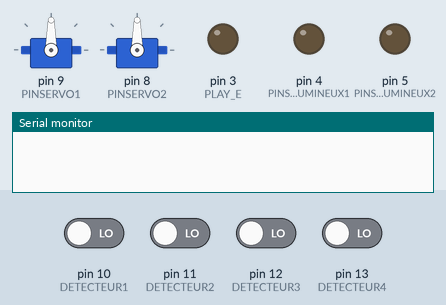
This sketch was run on a simulated Arduino Uno, built with avr-gcc and run on an emulated ATmega328P. Shown: 2 × servo, output pins drawn as LEDs (lit = HIGH), the last lines printed to the serial monitor. Dashed ring = blinking. The inputs (shaded band) are chosen by the test bench; at power-on: pin 10 (DETECTEUR1), pin 11 (DETECTEUR2), pin 12 (DETECTEUR3), pin 13 (DETECTEUR4) LOW.

Above: at 1.2 s.
1.3 s: pin 10 (DETECTEUR1) driven HIGH
At 2.11 s:
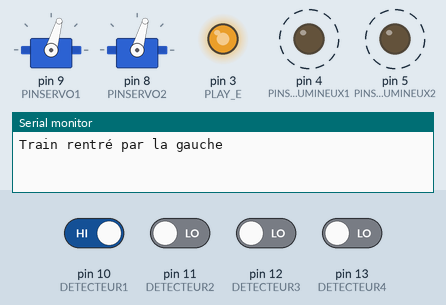
4.3 s: pin 10 (DETECTEUR1) driven LOW
7.3 s: pin 13 (DETECTEUR4) driven HIGH
10.3 s: pin 13 (DETECTEUR4) driven LOW
At 11.2 s:
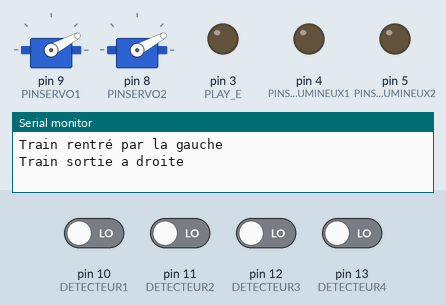
13.3 s: pin 10 (DETECTEUR1) driven HIGH
At 18.8 s:
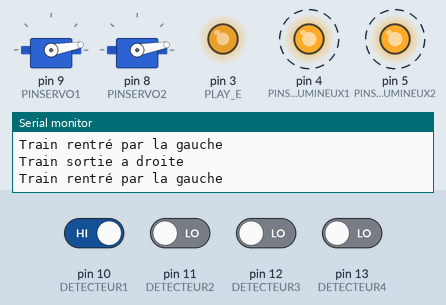
Timing chart, 0 to 20.3 s (numbered marks = the images above; inputs shaded):
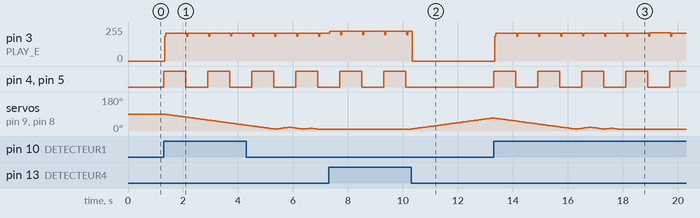

The sketch:

Code_final.ino
```cpp
/////////////////// IMPLEMENTATION DES BIBLIOTHEQUES ////////////////////////

#include <Servo.h>

/////////////////// DECLARATION DES VARIABLES ////////////////////////

///////Variables gestion LED

const int PINSIGNALLUMINEUX1 = 4;
const int PINSIGNALLUMINEUX2 = 5;
bool etatlampe = 0;
const int TEMPSALLUMAGESL = 800;
unsigned long tempsLampeini = 0;
unsigned long tlampe;

///////Variables gestion son

const byte PLAY_E=3;
const int TEMPSALLUMAGESON = 3000;
unsigned long tempssonini = 0;
unsigned long tson;
bool etatson=false;

///////Variables gestion barrières

Servo monServomoteur1; //création objet monServomoteur1 pour son contrôle
Servo monServomoteur2; //création objet monServomoteur2 pour son contrôle
const int PINSERVO2=8;
const int PINSERVO1=9;
int POSITIONHAUTE=90; //constante pour les barrières en position haute
int indexpos=0; //variable pour la position des barrières
unsigned long tempsbarriereini=0; //initialisation du temps de descente des barrières
unsigned long tbarriere; //variable pour le temps pris par les barrières à se mettre en position haute ou basse
const int TEMPSBARRIERE=50; //constante pour le temps souhaité de descente/montée
const int LISTEPOSFERMER[]= {90, 89, 88, 87, 86, 85, 84, 83, 82, 81, 80, 79, 78, 77, 76, 75, 74, 73, 72, 71, 70, 69, 68, 67, 66, 65, 64, 63, 62, 61, 60, 59, 58, 57, 56, 55, 54, 53, 52, 51, 50, 49, 48, 47, 46, 45, 44, 43, 42, 41, 40, 39, 38, 37, 36, 35, 34, 33, 32, 31, 30, 29, 28, 27, 26, 25, 24, 23, 22, 21, 20, 19, 18, 17, 16, 15, 14, 13, 12, 11, 10, 11, 12, 13, 14, 15, 16, 17, 18, 19, 20, 19, 18, 17, 16, 15, 14, 13, 12, 11, 10, 11, 12, 13, 14, 15, 14, 13, 12, 11, 10};
//liste des positions prises par les barrières pour se fermer
const int LISTEPOSOUVRIR[]= {90, 89, 88, 87, 86, 85, 84, 83, 82, 81, 80, 79, 78, 77, 76, 75, 74, 73, 72, 71, 70, 69, 68, 67, 66, 65, 64, 63, 62, 61, 60, 59, 58, 57, 56, 55, 54, 53, 52, 51, 50, 49, 48, 47, 46, 45, 44, 43, 42, 41, 40, 39, 38, 37, 36, 35, 34, 33, 32, 31, 30, 29, 28, 27, 26, 25, 24, 23, 22, 21, 20, 19, 18, 17, 16, 15, 14, 13, 12, 11, 10};
//liste des positions prises par les barrières pour s'ouvrir

///////Variables gestion détection
//Déclaration des détecteur de présence infraraouges
const byte DETECTEUR1 = 10;          //Affecte la constante "DETECTEUR1" de type byte (1 octet de 8 bits : 0 à 255) au nombre 10
const byte DETECTEUR2 = 11;          //Affecte la constante "DETECTEUR2" de type byte au nombre 11
const byte DETECTEUR3 = 12;          //Affecte la constante "DETECTEUR3" de type byte au nombre 12
const byte DETECTEUR4 = 13;          //Affecte la constante "DETECTEUR4" de type byte au nombre 13

//Declaration des variables
boolean detection = false;
boolean premiere_detection = 0;
unsigned int sens_train = 0; //Entier positif qui est initialise a 0, mais est egal a 1 quand le train vient de la gauche, et egale a 2 quand le train vient de la droite

/////////////////// SETUP DES CONDITIONS INITIALES ////////////////////////

void setup() {
  Serial.begin(9600);
  // Ouvrir Barrière

  monServomoteur1.attach(PINSERVO1); //affectation de l'objet monServomoteur1 à la broche 9
  monServomoteur2.attach(PINSERVO2); //affectation de l'objet monServomoteur2 à la broche 8
  monServomoteur1.write(POSITIONHAUTE);
  monServomoteur2.write(POSITIONHAUTE);

  // Eteindre Lampe

  pinMode(PINSIGNALLUMINEUX1, OUTPUT);
  pinMode(PINSIGNALLUMINEUX2, OUTPUT);
  digitalWrite(PINSIGNALLUMINEUX1, etatlampe);
  digitalWrite(PINSIGNALLUMINEUX2, etatlampe);

  // Couper signal sonore

  pinMode(PLAY_E,OUTPUT);// PLAY_E est une sortie
  digitalWrite(PLAY_E, LOW);

  //Setup de la détection

  pinMode(DETECTEUR1, INPUT);        //constante DETECTEUR1 (donc pin 10) configuré en entrée
  pinMode(DETECTEUR2, INPUT);        //constante DETECTEUR2 (donc pin 11) configuré en entrée
  pinMode(DETECTEUR3, INPUT);        //constante DETECTEUR3 (donc pin 12) configuré en entrée
  pinMode(DETECTEUR4, INPUT);        //constante DETECTEUR4 (donc pin 13) configuré en entrée

}

/////////////////// FONCTIONNEMENT LAMBDA ////////////////////////

void loop() {

/////////////////// Recherche d'un train et ouverture barrière////////////////////////
  while (!detection)
  {
    // ouverture barrière

    tbarriere=millis()-tempsbarriereini;
    if ((tbarriere>TEMPSBARRIERE) && (indexpos>=1))
    {
      indexpos-=1;
      monServomoteur2.write(LISTEPOSOUVRIR[indexpos]); //modifie l'angle du bras du servomoteur2
      monServomoteur1.write(LISTEPOSOUVRIR[indexpos]); //modifie l'angle du bras du servomoteur1
      tempsbarriereini=millis();
    }

    //détection train

    if ( digitalRead(DETECTEUR1) == HIGH)
    {
      Serial.println("Train rentré par la gauche");
      sens_train = 1; //On dit que le train vient de la gauche
      detection = true;
    }

    if ( digitalRead(DETECTEUR4) == HIGH)
    {
      Serial.println("Train rentré par la droite");
      sens_train = 2; //On dit que le train vient de la droite
      detection = true;
    }

    //extinction lampe

    etatlampe=false;
    digitalWrite(PINSIGNALLUMINEUX1, etatlampe);
    digitalWrite(PINSIGNALLUMINEUX2, etatlampe);

    // extinction signal sonore

    digitalWrite(PLAY_E, LOW);
  }

/////////////////////////////// Train Détecter => Fermeture barrière et activations des signaux lumieux et sonore ///////////////////////////////

  while (detection) {

    //Signal Sonore
    tson = millis()-tempssonini;
    if (tlampe>10 && etatson) {
      etatson =!etatson;
      digitalWrite(PLAY_E, etatson);
    }
    if (tson>TEMPSALLUMAGESON)
      tempssonini=millis();{
      etatson=!etatson;
      digitalWrite(PLAY_E, etatson);
    }
    //Signal Lumineux

    tlampe = millis()-tempsLampeini;
    if (tlampe>TEMPSALLUMAGESL) {
      etatlampe = !etatlampe;
      digitalWrite(PINSIGNALLUMINEUX1, etatlampe);
      digitalWrite(PINSIGNALLUMINEUX2, etatlampe);
      tempsLampeini = millis();
    }

    //Fermer barrière

    tbarriere=millis()-tempsbarriereini;
      if ((tbarriere>TEMPSBARRIERE) && (indexpos<=109)){
        indexpos+=1;
        monServomoteur2.write(LISTEPOSFERMER[indexpos]); //modifie l'angle du bras du servomoteur2
        monServomoteur1.write(LISTEPOSFERMER[indexpos]); //modifie l'angle du bras du servomoteur1
        tempsbarriereini=millis();
    }


    //Tester la fin du train

    if (digitalRead(DETECTEUR4) == HIGH && sens_train==1)
    {
      premiere_detection = 1;
    }

    if (digitalRead(DETECTEUR1) == HIGH && sens_train==2)
    {
      premiere_detection = 1;
    }

    if (premiere_detection == 1 && digitalRead(DETECTEUR4) == LOW && digitalRead(DETECTEUR3) == LOW && sens_train == 1)
    {
      premiere_detection = 0;
      sens_train = 0;
      Serial.println("Train sortie a droite");
      detection = false;
    }
    if (premiere_detection == 1 && digitalRead(DETECTEUR1) == LOW && digitalRead(DETECTEUR2) == LOW && sens_train == 2)
    {
      premiere_detection = 0;
      sens_train = 0;
      Serial.println("Train sortie a gauche");
      detection = false;
    }
  }

  if (indexpos>104) {
    indexpos=indexpos-30;
  }
  else if (indexpos>99) {
    indexpos=89+109-indexpos;
  }
  else if (indexpos>89) {
    indexpos=indexpos-20;
  }
  else if (indexpos>79) {
    indexpos=2*89-indexpos;
  }
}
```

Measured:
- after the input at 1.3 s, pin 3 (PLAY_E): 0/255 → 208/255 at once; pin 4 (PINSIGNALLUMINEUX1), pin 5 (PINSIGNALLUMINEUX2): alternates HIGH for 0.80 s and LOW for 0.80 s, starting at once; servo on pin 9 (PINSERVO1), servo on pin 8 (PINSERVO2): moves from 90° to 31° over 3.0 s, starting at once
- after the input at 10.3 s, pin 4 (PINSIGNALLUMINEUX1), pin 5 (PINSIGNALLUMINEUX2): stays LOW (without the input it goes to HIGH after 0.61 s); servo on pin 9 (PINSERVO1), servo on pin 8 (PINSERVO2): moves from 10° to 69° over 3.0 s, starting at once
- after the input at 13.3 s, pin 3 (PLAY_E): ramps from 185/255 to 212/255 and jumps back, once every 0.80 s; pin 4 (PINSIGNALLUMINEUX1), pin 5 (PINSIGNALLUMINEUX2): alternates HIGH for 0.80 s and LOW for 0.80 s, starting at once
